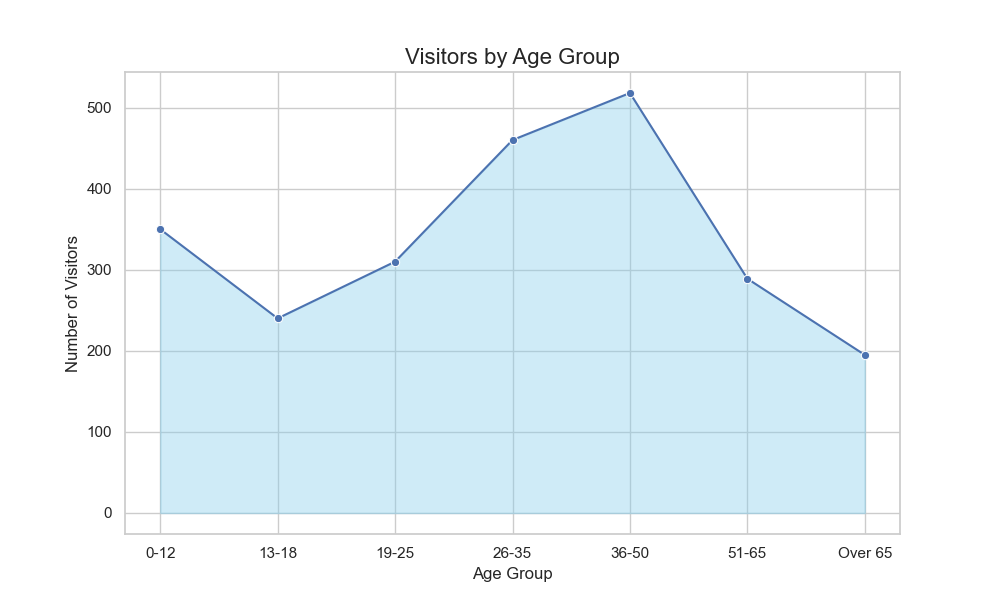

Here is the Python script that generated this plot:

import pandas as pd
import seaborn as sns
import matplotlib.pyplot as plt

# Create a data frame from the provided dataset
data = [
    {'Age Group': '0-12', 'Visitors': 350},
    {'Age Group': '13-18', 'Visitors': 240},
    {'Age Group': '19-25', 'Visitors': 310},
    {'Age Group': '26-35', 'Visitors': 460},
    {'Age Group': '36-50', 'Visitors': 518},
    {'Age Group': '51-65', 'Visitors': 289},
    {'Age Group': 'Over 65', 'Visitors': 195},
    # Exclude the 'Total' row for plotting the area chart
]

# Convert to DataFrame
df = pd.DataFrame(data)

# We'll create an ordered categorical type to ensure that the X-axis follows the correct order
age_order = ['0-12', '13-18', '19-25', '26-35', '36-50', '51-65', 'Over 65']
df['Age Group'] = pd.Categorical(df['Age Group'], categories=age_order, ordered=True)

# Plot the line and fill the area below it
sns.set_theme(style="whitegrid")
plt.figure(figsize=(10, 6))
plot = sns.lineplot(data=df, x='Age Group', y='Visitors', sort=False, marker="o")

# Filling the area below the line plot
x = plot.get_lines()[0].get_xdata()
y = plot.get_lines()[0].get_ydata()
plt.fill_between(x, y, color="skyblue", alpha=0.4)

# Enhance the plot further with labels and title
plt.title('Visitors by Age Group', fontsize=16)
plt.xlabel('Age Group', fontsize=12)
plt.ylabel('Number of Visitors', fontsize=12)

# Display the plot
plt.show()
